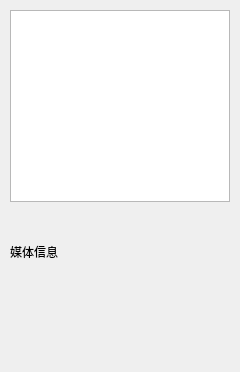
       <widget class="QWidget" name="sideBlock" native="true">
        <property name="sizePolicy">
         <sizepolicy hsizetype="Fixed" vsizetype="Expanding">
          <horstretch>0</horstretch>
          <verstretch>0</verstretch>
         </sizepolicy>
        </property>
        <property name="minimumSize">
         <size>
          <width>240</width>
          <height>0</height>
         </size>
        </property>
        <property name="maximumSize">
         <size>
          <width>240</width>
          <height>16777215</height>
         </size>
        </property>
        <property name="styleSheet">
         <string notr="true">[theme="dark"] { background-color: rgba(60, 65, 68, 160); border-radius: 10px; }
[theme="light"] { background-color: rgba(224, 230, 237, 160); border-radius: 10px; }</string>
        </property>
        <layout class="QVBoxLayout" name="sideLayout">
         <property name="spacing">
          <number>10</number>
         </property>
         <property name="leftMargin">
          <number>10</number>
         </property>
         <property name="topMargin">
          <number>10</number>
         </property>
         <property name="rightMargin">
          <number>10</number>
         </property>
         <property name="bottomMargin">
          <number>10</number>
         </property>
         <item>
          <widget class="QListWidget" name="playList">
           <property name="sizePolicy">
            <sizepolicy hsizetype="Expanding" vsizetype="Expanding">
             <horstretch>0</horstretch>
             <verstretch>1</verstretch>
            </sizepolicy>
           </property>
           <property name="acceptDrops">
            <bool>true</bool>
           </property>
          </widget>
         </item>
         <item>
          <widget class="QLabel" name="mediaInfoLabel">
           <property name="sizePolicy">
            <sizepolicy hsizetype="Expanding" vsizetype="Preferred">
             <horstretch>0</horstretch>
             <verstretch>0</verstretch>
            </sizepolicy>
           </property>
           <property name="minimumSize">
            <size>
             <width>0</width>
             <height>80</height>
            </size>
           </property>
           <property name="styleSheet">
            <string notr="true">[theme="dark"] { background-color: rgba(0, 0, 0, 150); color: #F0F0F0; padding: 8px; font-family: '微软雅黑'; font-size: 12px; }
[theme="light"] { background-color: rgba(255, 255, 255, 150); color: #333333; padding: 8px; font-family: '微软雅黑'; font-size: 12px; }</string>
           </property>
           <property name="text">
            <string>媒体信息</string>
           </property>
           <property name="wordWrap">
            <bool>true</bool>
           </property>
          </widget>
         </item>
         <item>
          <widget class="QLabel" name="errorLabel">
           <property name="sizePolicy">
            <sizepolicy hsizetype="Expanding" vsizetype="Preferred">
             <horstretch>0</horstretch>
             <verstretch>0</verstretch>
            </sizepolicy>
           </property>
           <property name="minimumSize">
            <size>
             <width>0</width>
             <height>60</height>
            </size>
           </property>
           <property name="styleSheet">
            <string notr="true">[theme="dark"] { background-color: rgba(255, 0, 0, 100); color: #F0F0F0; padding: 8px; font-family: '微软雅黑'; font-size: 12px; }
[theme="light"] { background-color: rgba(255, 0, 0, 100); color: #333333; padding: 8px; font-family: '微软雅黑'; font-size: 12px; }</string>
           </property>
           <property name="text">
            <string/>
           </property>
           <property name="wordWrap">
            <bool>true</bool>
           </property>
          </widget>
         </item>
        </layout>
       </widget>
